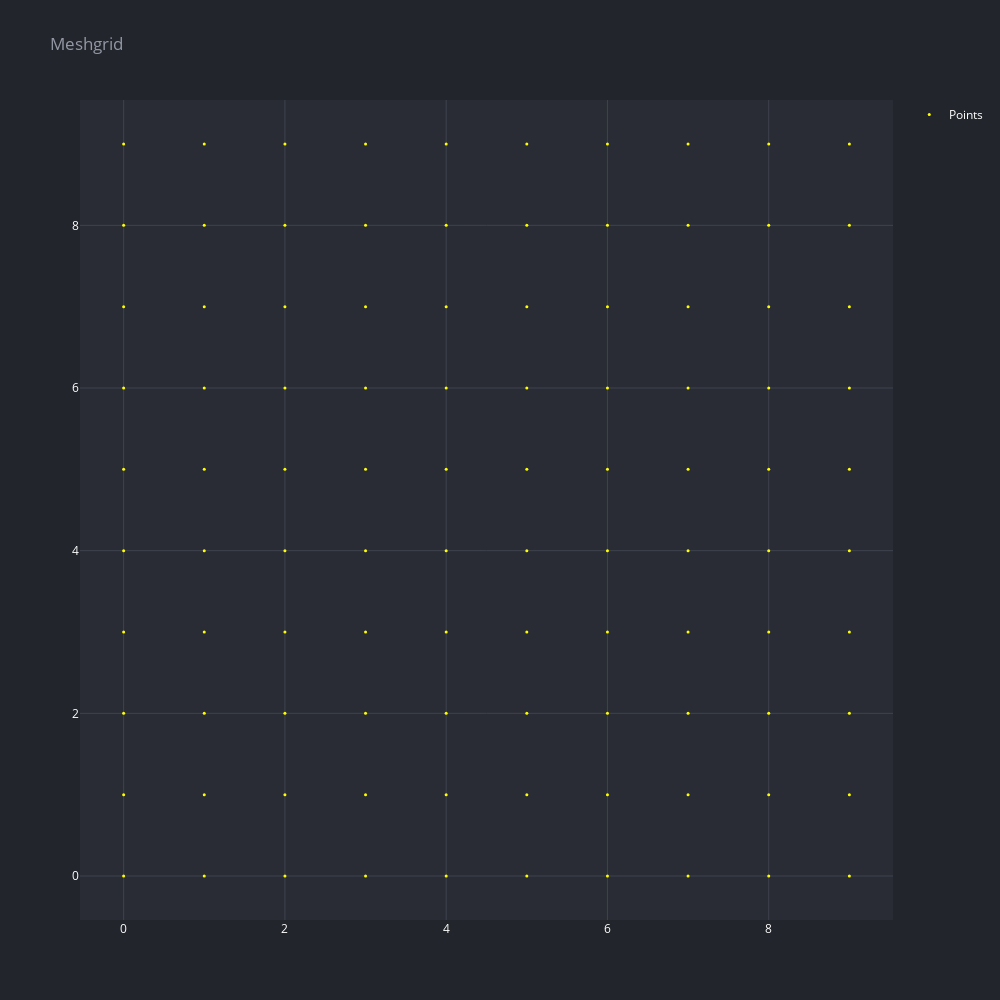

Write notebook code for a chart like this one.
### Markdown cell above
# Meshgrid

The numpy.meshgrid function is used to create a rectangular grid out of two given one-dimensional arrays representing the Cartesian indexing or Matrix indexing. Meshgrid function is somewhat inspired from MATLAB.

The purpose of meshgrid is to create a rectangular grid out of an array of x values and an array of y values.

### Code cell
import numpy as np
import os, sys, plotly.graph_objects as go
module_path = os.path.abspath(os.path.join('../../../..'))
if module_path not in sys.path:
    sys.path.append(module_path) 

from erudition.learning.helpers.plots.plotly_render import render, scatter

# Lets create a grid here every value is an integer between 0 and 4

s = 10
x_values = np.arange(0,s)
y_values = np.arange(0,s)

xx, yy = np.meshgrid(x_values, y_values)

#render(go.Figure(data=[scatter(xx.reshape(1,25),yy.reshape(1,25), 'Points', mode='markers', size=5, color='yellow')]), title='Meshgrid')
render(go.Figure(data=[scatter(xx.reshape(1,s**2)[0],yy.reshape(1,s**2)[0], 'Points', mode='markers', size=3, color='yellow', opacity=1)]), title='Meshgrid', width=1000, height=1000)

### Figure 1 — Plotly figure (JSON) as saved in the notebook; plotly's stock layout.template omitted (floating-point values rounded to 4 significant figures)
{"data": [{"marker": {"color": "yellow", "size": 3}, "mode": "markers", "name": "Points", "opacity": 1, "type": "scatter", "x": [0, 1, 2, 3, 4, 5, 6, 7, 8, 9, 0, 1, 2, 3, 4, 5, 6, 7, 8, 9, 0, 1, 2, 3, 4, 5, 6, 7, 8, 9, 0, 1, 2, 3, 4, 5, 6, 7, 8, 9, 0, 1, 2, 3, 4, 5, 6, 7, 8, 9, 0, 1, 2, 3, 4, 5, 6, 7, 8, 9, 0, 1, 2, 3, 4, 5, 6, 7, 8, 9, 0, 1, 2, 3, 4, 5, 6, 7, 8, 9, 0, 1, 2, 3, 4, 5, 6, 7, 8, 9, 0, 1, 2, 3, 4, 5, 6, 7, 8, 9], "y": [0, 0, 0, 0, 0, 0, 0, 0, 0, 0, 1, 1, 1, 1, 1, 1, 1, 1, 1, 1, 2, 2, 2, 2, 2, 2, 2, 2, 2, 2, 3, 3, 3, 3, 3, 3, 3, 3, 3, 3, 4, 4, 4, 4, 4, 4, 4, 4, 4, 4, 5, 5, 5, 5, 5, 5, 5, 5, 5, 5, 6, 6, 6, 6, 6, 6, 6, 6, 6, 6, 7, 7, 7, 7, 7, 7, 7, 7, 7, 7, 8, 8, 8, 8, 8, 8, 8, 8, 8, 8, 9, 9, 9, 9, 9, 9, 9, 9, 9, 9]}], "layout": {"height": 1000, "legend": {"font": {"color": "#ffffff"}}, "paper_bgcolor": "#22252B", "plot_bgcolor": "#292C34", "showlegend": true, "title": {"font": {"color": "#9398A4"}, "text": "Meshgrid"}, "width": 1000, "xaxis": {"autorange": true, "gridcolor": "#3F434F", "range": [-0.5415, 9.541], "tickfont": {"color": "#ffffff"}, "title": {"font": {"color": "#ffffff"}}, "type": "linear", "zeroline": false}, "yaxis": {"autorange": true, "gridcolor": "#3F434F", "range": [-0.541, 9.541], "tickfont": {"color": "#ffffff"}, "title": {"font": {"color": "#ffffff"}}, "type": "linear", "zeroline": false}}}
